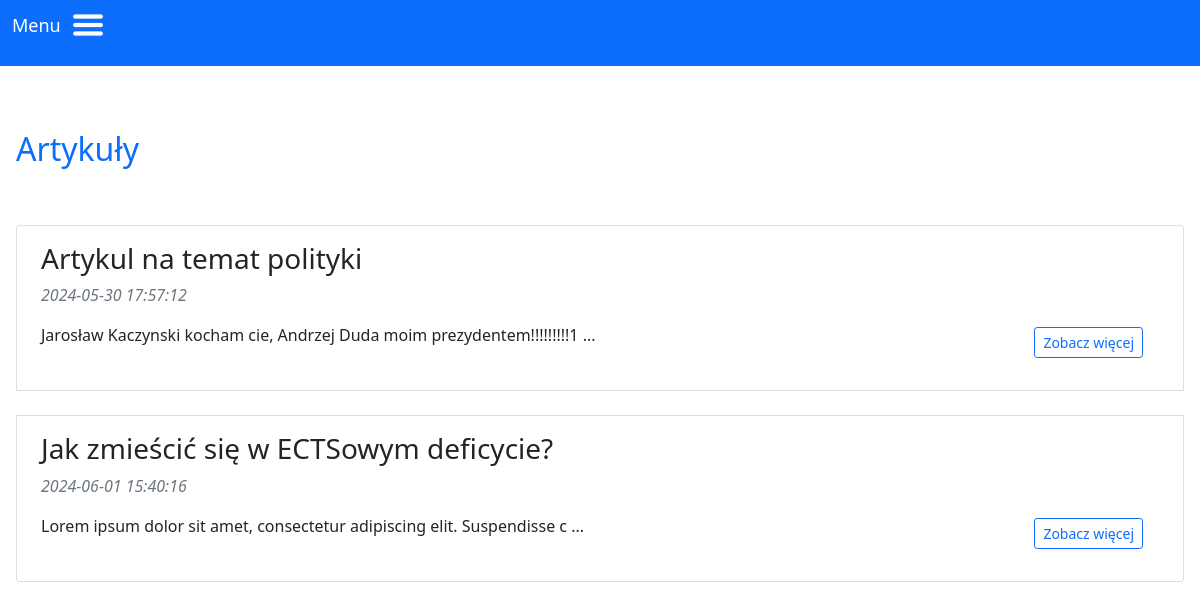
Screenshot of /article (signed in) with the database file from the repository.
### swbo/models.py (models this page shows)
class articles(db.Model):
    id = db.Column("id", db.Integer, primary_key=True)
    title = db.Column(db.String(100))
    date = db.Column(db.DateTime)
    text = db.Column(db.String(2000))

### swbo/article/routes.py (the view)
@article.route('/article')
def article_page():
    all_articles = articles.query.all()
    return render_template('article.html', articles=all_articles)

### swbo/templates/article.html (shortened to what this page needs)
{% extends "base.html" %}
{% block content %}
    <h2 class="text-primary py-5">Artykuły</h2>
    <div class="list-group">
        {% for article in articles %}
            <div class="list-group-item mb-4">
                <h3 class="list-group-item-heading">{{ article.title }}</h3>
                <p class="text-muted"><em>{{ article.date.strftime('%Y-%m-%d %H:%M:%S') }}</em></p>
                <p class="list-group-item-text">
                    {{ article.text[:70] }}
                    {% if article.text|length > 70 %}
                        <span id="dots-{{ article.id }}">...</span>
                        <button onclick="toggleText({{ article.id }})" class="btn btn-outline-primary btn-sm btn-see-more" id="myBtn-{{ article.id }}">Zobacz więcej</button>
                    {% endif %}
                </p>
            </div>
        {% endfor %}
    </div>
{% endblock %}

### swbo/static/styles/style.css (style rules this page uses)
.btn-see-more { margin-left: auto; display: block; margin-top: -20px; margin-right: 1rem; }
.list-group .list-group-item { border-top-width: 1px; padding: 1rem 1.5rem; }

### rows the page displays
articles: title "Artykul na temat polityki", date "2024-05-30 17:57:12", text "Jarosław Kaczynski kocham cie, Andrzej Duda moim prezydentem!!!!!!!!!1"
articles: title "Jak zmieścić się w ECTSowym deficycie?", date "2024-06-01 15:40:16", text "Lorem ipsum dolor sit amet, consectetur adipiscing elit. Suspendisse c"
